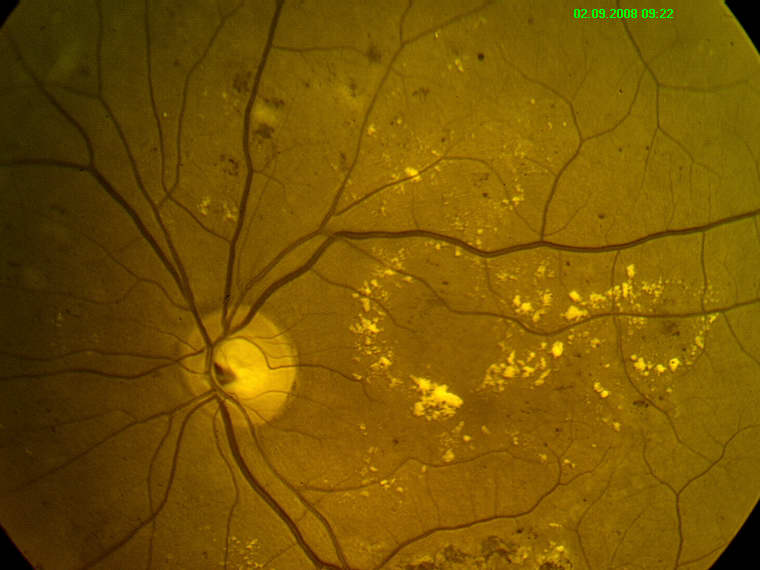
%> input picture good.jpg, 760 x 570 px
$ octave test_stat.m   (GNU Octave 9; MATLAB toolbox functions it lacks are replaced by stand-ins)
%> lines starting %> are read from the running program, lines starting %| are printed output that depends on the picture; in (x1, y1, x2, y2) boxes, pixels count from 0 and x2, y2 are one past the last pixel; in counts of white or black regions, pixels touching at a corner belong together; the program's own positions count from 1
%> the answer given: ../good.jpg
%> further down, imb is the input picture: size 570x760x3 uint8; mean R, G, B 119.6, 85.3, 3
### vessel_detect/extract_vessel.m
function vessel=extract_vessel(im)
im_mask=rgb2gray(im)>10;
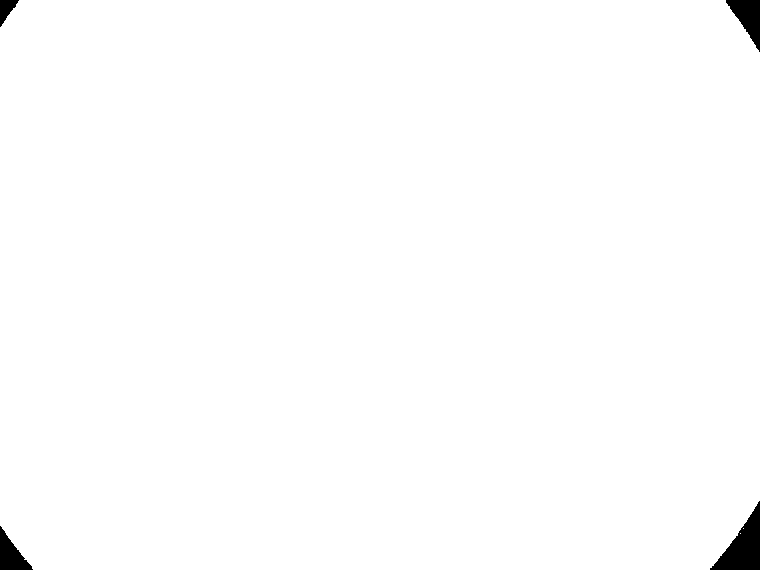
%> im_mask: size 570x760 logical; 99.2% white; 4 black regions, box (x1, y1, x2, y2) and area: (710, 501, 760, 570) 1654, (726, 0, 760, 52) 905, (0, 526, 33, 570) 735, (0, 0, 19, 27) 268
im=im(:,:,2);%green channel extraction
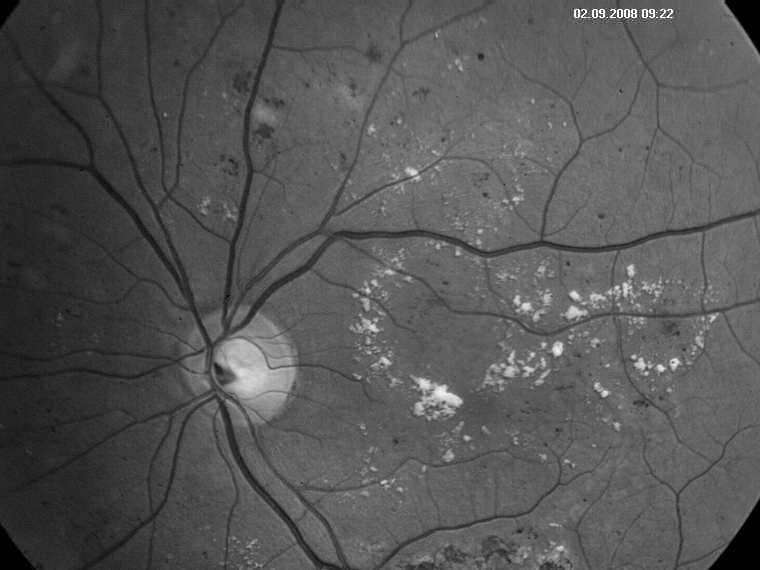
%> im: size 570x760 uint8; min 0, max 255, mean 85.3
im=im2double(im);%uint8 to double conversion for processing
%> im: size 570x760 double
im=mat2gray(im).*mat2gray(im_mask);
im=imcomplement(im);
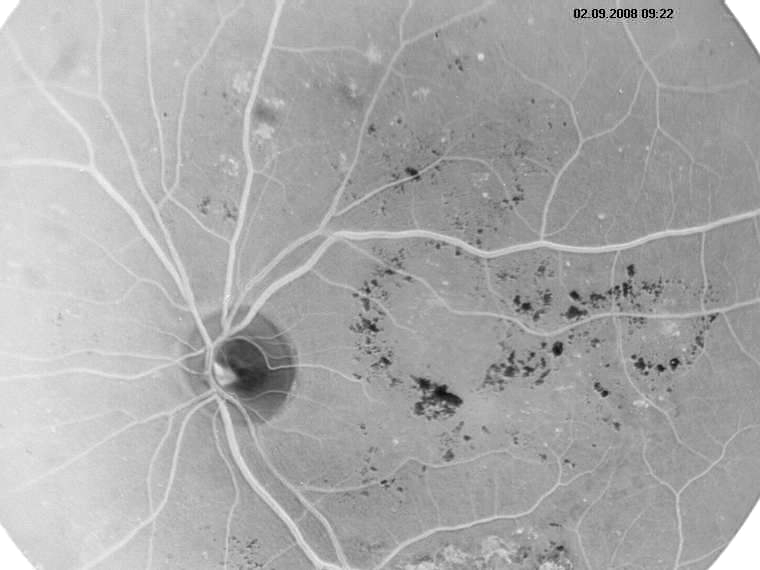
%> im: size 570x760 double; min 0, max 1, mean 0.666

LEN_c=11;
LEN_o=11;
LEN_diff=7;
TH_HIGH=40;
TH_LOW=25;
min_obj=180;
min_hole=10;

%> the run ends on the next line
vessel=main_algo(im,im_mask,LEN_c,LEN_o,LEN_diff,TH_HIGH,TH_LOW,min_obj,min_hole);

### reprocess/test_stat.m
clear
close all
clc

addpath(genpath(pwd));
sample_image_folder=pwd;
[filename,user_canceled] = imgetfile('InitialPath',sample_image_folder);
imb=imread(filename);
imbv=extract_vessel(imb);
